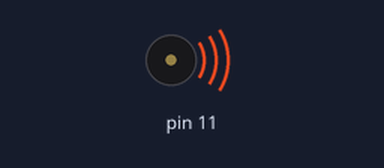
Bench run of a sketch on a simulated Arduino Uno, built with avr-gcc and run on an emulated ATmega328P. On the bench: buzzer (waves = sounding).

Above: at 1.1 s.
At 2.5 s:
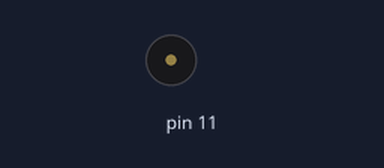
Timing chart, 0 to 4.0 s (numbered marks = the images above):
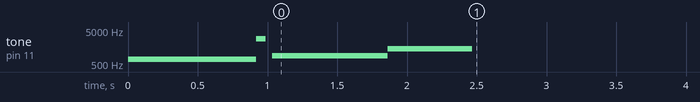

The sketch:

throw.ino
```cpp
void song(int buzzerPin) {

  tone(buzzerPin, 698);
  delay(919);
  noTone(buzzerPin);

  tone(buzzerPin, 2794);
  delay(70);
  noTone(buzzerPin);

  delay(46);

  tone(buzzerPin, 880);
  delay(826);
  noTone(buzzerPin);

  tone(buzzerPin, 1397);
  delay(605);
  noTone(buzzerPin);

}

void setup() {
  song(11);  // Change the pin number as needed
}

void loop() {
  // Empty loop
}
```
